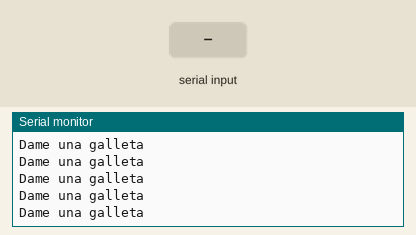
This sketch was run on a simulated Arduino Uno, built with avr-gcc and run on an emulated ATmega328P. Parts: the last lines printed to the serial monitor. The inputs (shaded band) are chosen by the test bench.

Above: at 1.2 s.
1.3 s: "galleta" received over Serial
At 3.1 s:
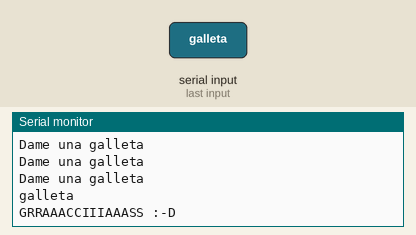
3.8 s: "1" received over Serial
At 5.6 s:
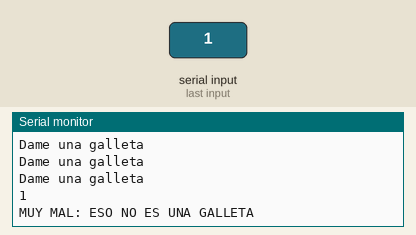
6.3 s: "0" received over Serial
At 8.1 s:
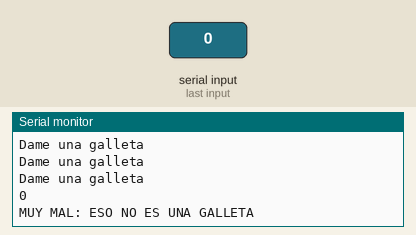
12.3 s: "2" received over Serial
At 13.7 s:
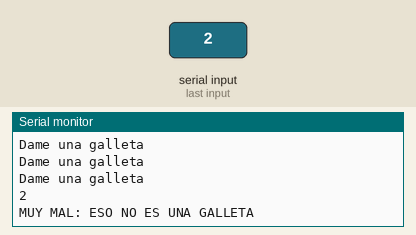
15.3 s: "1" received over Serial
At 17.1 s:
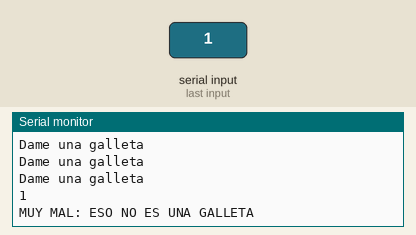
18.3 s: "galleta" received over Serial
At 19.7 s:
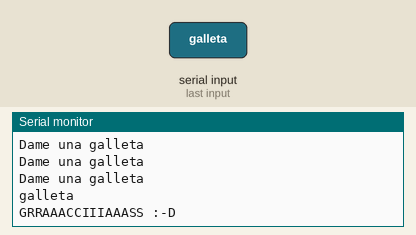
Timing chart, 0 to 21.3 s (numbered marks = the images above; inputs shaded):
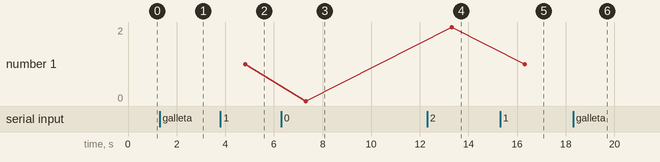

Measured:
- after the input at 1.3 s, the serial monitor: prints a new line after 1.0 s (image 1)
- after the input at 3.8 s, the serial monitor: prints a new line after 1.0 s (image 2)
- after the input at 6.3 s, the serial monitor: prints a new line after 1.0 s (image 3)
- after the input at 12.3 s, the serial monitor: prints a new line after 1.0 s (image 4)
- after the input at 15.3 s, the serial monitor: prints a new line after 1.0 s (image 5)
- after the input at 18.3 s, the serial monitor: prints a new line after 1.0 s (image 6)
- plotted number 1: 1 → 0 after the input at 6.3 s, 0 → 2 after the input at 12.3 s, 2 → 1 after the input at 15.3 s

The sketch:

A025_do_while.ino
```cpp
/*
 * Bucles con do ... while.
 * 2014. Arduino Gran Canaria.
 */

// Inicializacion de variables
String cadena;

// Inicializacion del sistema
void setup() {
  // Inicializar el monitor Serial
  Serial.begin(9600);
}

// Bucle principal
void loop() {
  // Esperamos a que hayan datos disponibles en Serial
  do {
    // Imprimimos en pantalla "no hay datos"
    Serial.println("Dame una galleta");
    continue;
    Serial.println("Dame mas galletas");
    // Pausa
    delay(1000);
  } while (!Serial.available());
  // Leer Serial
  cadena = Serial.readString();
  // Imprimir en pantalla
  Serial.println(cadena);
  // Comprobar si me han dado una galleta
  if (cadena == "galleta") {
    Serial.println("GRRAAACCIIIAAASS :-D");
  } else {
    Serial.println("MUY MAL: ESO NO ES UNA GALLETA");
  }
  delay(1000);
}
```
